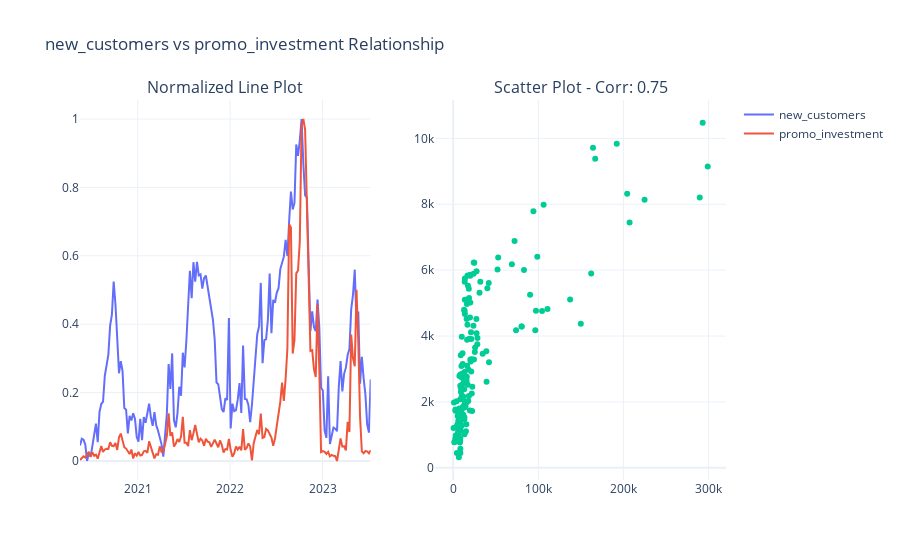

Here is the notebook cell this chart was saved with:
### Code cell
plot_title = f"{target} vs {saturation_col} Relationship"
plot_target_channel_relationship(lagged_df,
                                 col_to_scale=saturation_col,
                                 col_to_corr=saturation_col,
                                 plot_title=plot_title)

### Figure 1 — Plotly figure (JSON) as saved in the notebook; plotly's stock layout.template omitted (floating-point values rounded to 4 significant figures; data arrays with more than 128 entries replaced by an {"elided": "..."} marker saying what was removed)
{"data": [{"mode": "lines", "name": "new_customers", "type": "scatter", "x": {"elided": "165 str values"}, "xaxis": "x", "y": {"elided": "165 float values"}, "yaxis": "y"}, {"mode": "lines", "name": "promo_investment", "type": "scatter", "x": {"elided": "165 str values"}, "xaxis": "x", "y": {"elided": "165 float values"}, "yaxis": "y"}, {"mode": "markers", "showlegend": false, "type": "scatter", "x": {"elided": "165 float values"}, "xaxis": "x2", "y": {"elided": "165 int values"}, "yaxis": "y2"}], "layout": {"annotations": [{"font": {"size": 16}, "showarrow": false, "text": "Normalized Line Plot", "x": 0.225, "xanchor": "center", "xref": "paper", "y": 1, "yanchor": "bottom", "yref": "paper"}, {"font": {"size": 16}, "showarrow": false, "text": "Scatter Plot - Corr: 0.75", "x": 0.775, "xanchor": "center", "xref": "paper", "y": 1, "yanchor": "bottom", "yref": "paper"}], "title": {"text": "new_customers vs promo_investment Relationship"}, "xaxis": {"anchor": "y", "domain": [0, 0.45]}, "xaxis2": {"anchor": "y2", "domain": [0.55, 1]}, "yaxis": {"anchor": "x", "domain": [0, 1]}, "yaxis2": {"anchor": "x2", "domain": [0, 1]}}}
